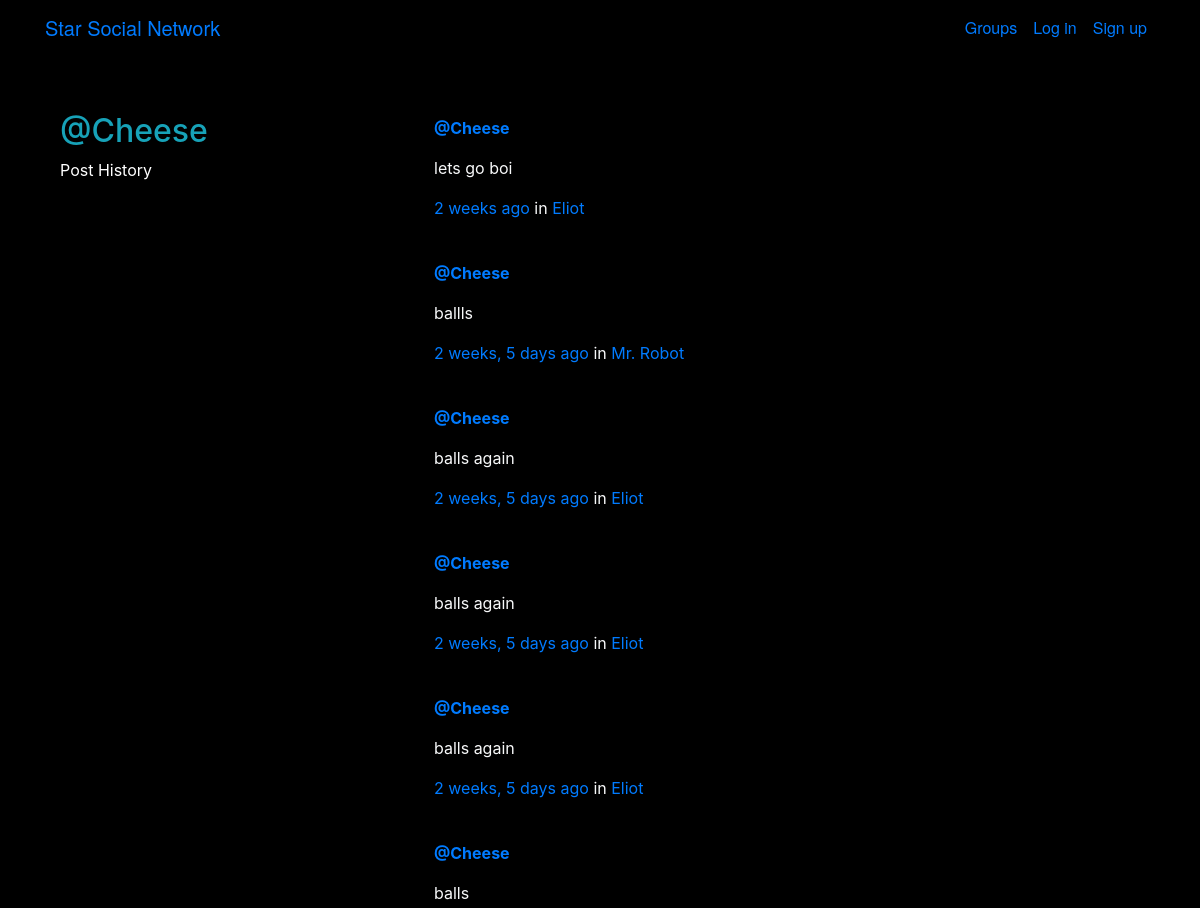
The page /posts/by/Cheese/ (upper part) on the database as committed earlier.
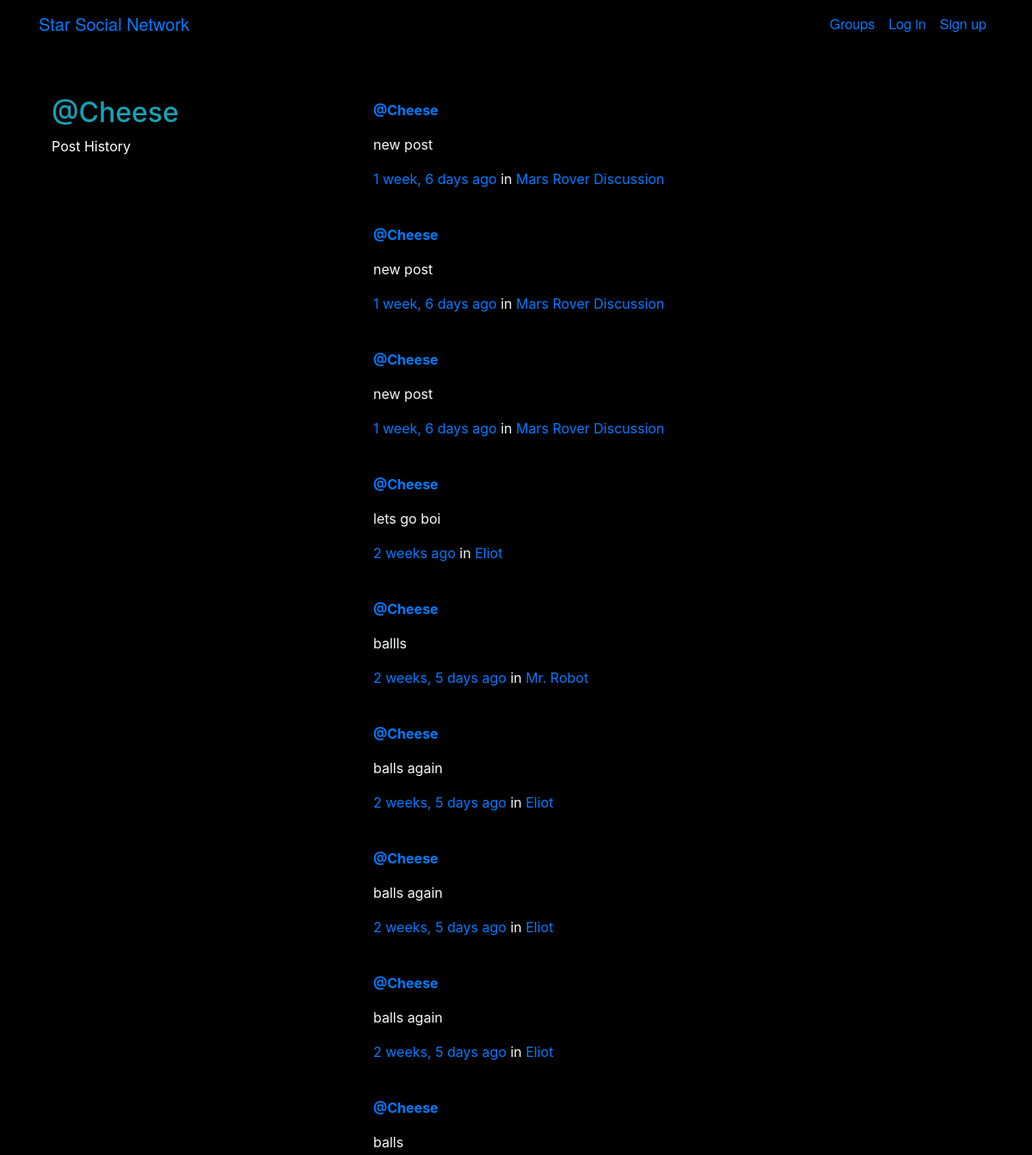
The same page on the database as committed later.
### posts/models.py (models this page shows, shortened)
class Post(models.Model):
    user = models.ForeignKey(User,related_name='posts',on_delete=models.CASCADE)
    created_at = models.DateTimeField(auto_now_add=True)
    message = models.TextField(blank=True,)
    message_html = models.TextField(editable=False)
    group = models.ForeignKey(Group,related_name='posts',null = True, blank=True,on_delete=models.CASCADE)
    class Meta:
        ordering = ['-created_at']
        unique_together = ['user','message']

### groups/models.py (models this page shows, shortened)
class Group(models.Model):
    name = models.CharField(max_length=255,unique=True)
    slug = models.SlugField(allow_unicode = True,unique=True)
    description = models.TextField(blank=True, default='')
    description_html = models.TextField(editable=False, default='',blank= True)
    members = models.ManyToManyField(User,through='GroupMember')

### posts/views.py (the view)
# urls.py: path("by/<username>/",views.UserPosts.as_view(),name="for_user"),
class UserPosts(generic.ListView):
    model = models.Post
    select_related = ("user", "group")
    template_name = "posts/user_post_list.html"
    ordering = ['-created_at']
    def get_queryset(self):
        try:
            self.post_user = User.objects.prefetch_related("posts").get(
                username__iexact=self.kwargs.get("username")
            )
        except User.DoesNotExist:
            raise Http404
        else:
            qr =  self.post_user.posts.order_by('-created_at')
            return qr.all()
    def get_context_data(self, **kwargs):
        context = super().get_context_data(**kwargs)
        context["post_user"] = self.post_user
        return context

### posts/templates/posts/user_post_list.html
{% extends "posts/post_base.html" %}
{% load humanize %}
{% block pre_post_content %}
<div class=" pt-5 col-md-4 ">
	<h2 class ="text-info">@{{ post_user.username }}</h2>
	<p>Post History</p>
</div>
{% endblock %}
{% block post_content %}
<div class="col-md-6 pt-5 ">
	{% for post in post_list %}
	<div class=" text-light " >
		{% include "posts/_post.html" %}
	</div>
	{% endfor %}
</div>
{% endblock %}

### posts/templates/posts/post_base.html (shortened to what this page needs)
{% extends "base.html" %}
{% block content %}
<div class="posts-page">
	<div class="container">
		<div class="row">
			{% block pre_post_content %}{% endblock %}
			{% block post_content %}{% endblock %}
		</div>
	</div>
</div>
{% endblock %}

### templates/base.html (shortened to what this page needs)
<!DOCTYPE html>
{% load static %}
{% load humanize %}
<html>
    <head>
    <link rel="stylesheet" href="https://stackpath.bootstrapcdn.com/bootstrap/4.1.3/css/bootstrap.min.css"
>
    <link href="https://maxcdn.bootstrapcdn.com/font-awesome/4.7.0/css/font-awesome.min.css" rel="stylesheet">
      <link rel="stylesheet" href= "{% static 'css/master.css'%}">
        <link rel="stylesheet" href="">
    </head>
    <body>
        <nav class="navbar navbar-expand-lg mynav" role="navigation" id="navbar" ;>
            <div class = 'container nasatext' >
                <a class="navbar-brand mynav " href="{% url 'home' %}">Star Social Network</a>
                <ul class = 'nav navbar-nav navbar-right collapse navbar-collapse ' >
                    <div class="navbar-nav ml-auto " >
                        {% if user.is_authenticated %}
                          <a class="nav-item nav-link" href="{% url 'posts:create' %}" class="btn btn-simple">Post</a>
                          <a class="nav-item nav-link" href="{% url 'groups:all' %}" class="btn btn-simple">Groups</a>
                          <a class="nav-item nav-link" href="{% url 'groups:create' %}" class="btn btn-simple">Create Group</a>
                          <a class="nav-item nav-link" href="{% url 'accounts:logout' %}" class="btn btn-simple">Log out</a>
                        {% else %}
                          <a class="nav-item nav-link" href="{% url 'groups:all' %}"class="btn btn-simple">Groups</a>
                          <a class="nav-item nav-link" href="{% url 'accounts:login' %}" class="btn btn-simple">Log in</a>
                          <a class="nav-item nav-link" href="{% url 'accounts:signup' %}" class="btn btn-simple">Sign up</a>
                        {% endif %}
                      </div>
                    </ul>
            </div>
        </nav>
<div class="pt-2 mycontent">
    {% block content %}
    {% endblock %}
</div>
    </body>
</html>

### posts/templates/posts/_post.html (shortened to what this page needs)
<div class="post media ">
	<div class="media-body container text-light p-1 col-md-12 ">
		<a href="{% url 'posts:for_user' username=post.user.username %}"><strong >@{{ post.user.username }}</strong></a>
		<p class="media-heading nasatext">{{ post.message_html|safe|urlize }}</p>
			<time class="time text-primary">{{ post.created_at | timesince}} ago</time>
			{% if post.group %}
			<span class="group-name">in <a href="{% url 'groups:all' %}">{{ post.group.name }}</a></span>
			{% endif %}
		<hr>
	</div>
</div>

### static/css/master.css (style rules this page uses)
body { margin: auto; max-width:1500px; background-color: black; color:white; }
html, body { height: 100%; width: 100%; max-width:1500px; background: rgb(0, 0, 0); margin: auto; }
#navbar { background-image: url("https://cdn.pixabay.com/photo/2016/06/05/07/59/stars-1436950_640.jpg"); }
.row { margin: auto; width:auto; height:auto; }
.container { position: relative; }
.nasatext { font-family: "Titillium Web", "Helvetica Neue", "Helvetica", Arial, sans-serif; }

Rows that differ between the two databases and show on the page:
added Post: user.username "Cheese", message_html "new post", created_at "1 week, 6 days", group.name "Mars Rover Discussion"
added Post: user.username "Cheese", message_html "new post", created_at "1 week, 6 days", group.name "Mars Rover Discussion"
added Post: user.username "Cheese", message_html "new post", created_at "1 week, 6 days", group.name "Mars Rover Discussion"
